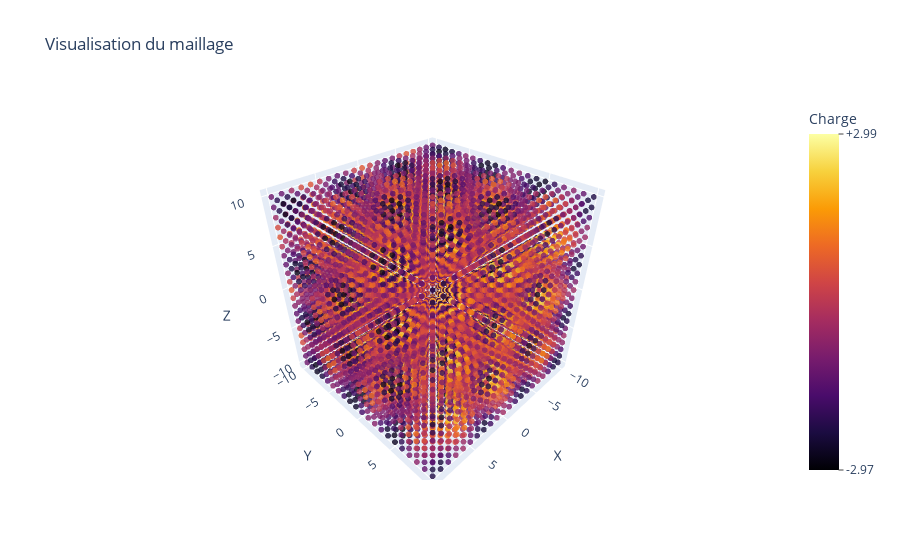

The cell this chart's notebook holds for it:
### Code cell
show_maillage(X,Y,Z,True,False,a)

### Figure 1 — Plotly figure (JSON) as saved in the notebook; plotly's stock layout.template omitted (floating-point values rounded to 4 significant figures; data arrays with more than 128 entries replaced by an {"elided": "..."} marker saying what was removed)
{"data": [{"marker": {"cmax": 2.989, "cmin": -2.969, "color": {"elided": "9261 float values"}, "colorbar": {"ticks": "outside", "ticktext": ["-2.97", "+2.99"], "tickvals": [-2.969, 2.989], "title": {"text": "Charge"}}, "colorscale": [[0, "#000004"], [0.1111, "#1b0c41"], [0.2222, "#4a0c6b"], [0.3333, "#781c6d"], [0.4444, "#a52c60"], [0.5556, "#cf4446"], [0.6667, "#ed6925"], [0.7778, "#fb9b06"], [0.8889, "#f7d13d"], [1, "#fcffa4"]], "opacity": 0.8, "size": 2}, "mode": "markers", "type": "scatter3d", "x": {"elided": "9261 float values"}, "y": {"elided": "9261 float values"}, "z": {"elided": "9261 float values"}}], "layout": {"scene": {"xaxis": {"title": {"text": "X"}}, "yaxis": {"title": {"text": "Y"}}, "zaxis": {"title": {"text": "Z"}}}, "title": {"text": "Visualisation du maillage"}}}
